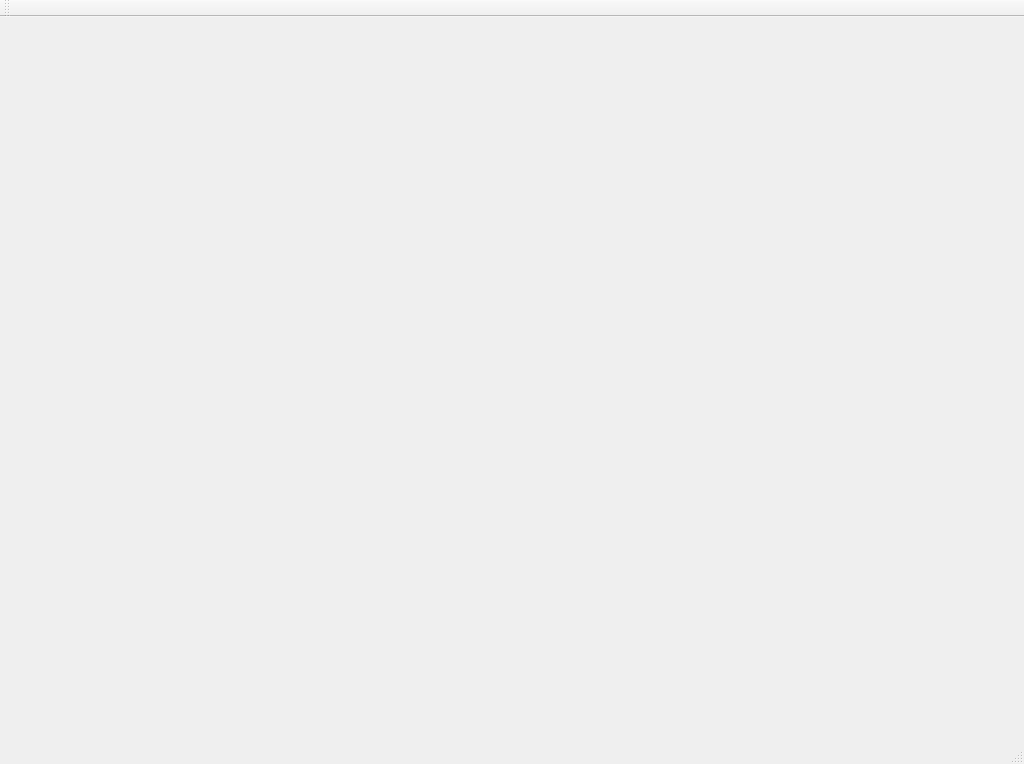
<?xml version="1.0" encoding="UTF-8"?>
<ui version="4.0">
 <class>MainWindow</class>
 <widget class="QMainWindow" name="MainWindow">
  <property name="geometry">
   <rect>
    <x>0</x>
    <y>0</y>
    <width>1024</width>
    <height>764</height>
   </rect>
  </property>
  <property name="windowTitle">
   <string>MainWindow</string>
  </property>
  <widget class="QWidget" name="centralWidget"/>
  <widget class="QMenuBar" name="menuBar">
   <property name="geometry">
    <rect>
     <x>0</x>
     <y>0</y>
     <width>1024</width>
     <height>26</height>
    </rect>
   </property>
  </widget>
  <widget class="QToolBar" name="mainToolBar">
   <attribute name="toolBarArea">
    <enum>TopToolBarArea</enum>
   </attribute>
   <attribute name="toolBarBreak">
    <bool>false</bool>
   </attribute>
  </widget>
  <widget class="QStatusBar" name="statusBar"/>
 </widget>
 <layoutdefault spacing="6" margin="11"/>
 <resources/>
 <connections/>
</ui>
